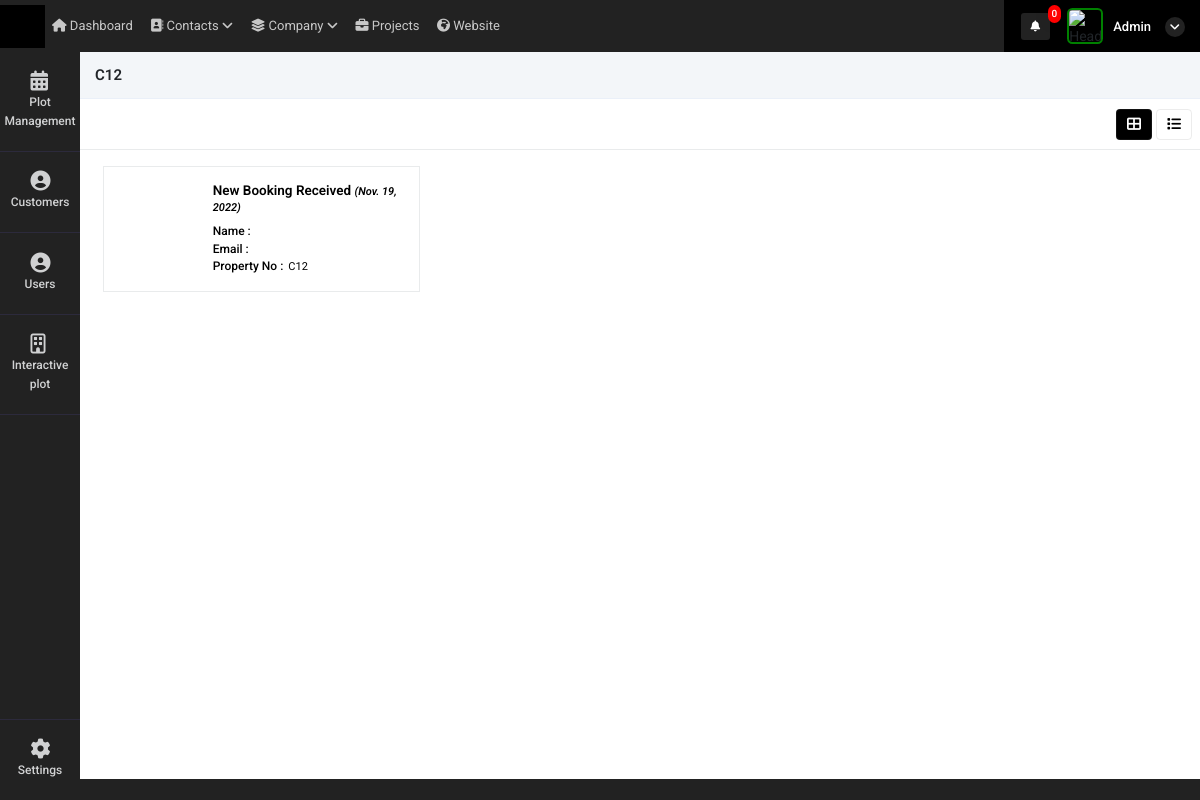
The app's page /property_booking_history?id=9682 (signed in) with its own data.
### super_admin/models.py (models this page shows, shortened)
class intractive_map(models.Model):
    Name = models.CharField(max_length=255, null=True)
    customer_id_mapping = models.ForeignKey('super_admin.Customer_details',on_delete=models.SET_NULL,related_name="intractive_map_customer_id", null=True)
    customer_id = models.CharField(max_length=255,null=True)
    Phoneno = models.CharField(max_length=255, null=True)
    UnitNo = models.IntegerField(null=True)
    UnitNo_primary = models.IntegerField(null=True)
    BlockNo = models.CharField(max_length=255, null=True)
    UnitArea = models.FloatField(max_length=255, null=True)
    LandArea = models.FloatField(max_length=255, null=True)
    UType = models.CharField(max_length=255, null=True)
    Price = models.FloatField(blank=True, null=True)
    Bank = models.CharField(max_length=255,null=True)
    Status = models.CharField(max_length=255,null=True)
    dt = models.DateField(auto_now_add=True)
    tm = models.TimeField(auto_now_add=True)
    current_status = models.CharField(max_length=255,null=True)
    attached_file = models.FileField(upload_to="property_image",null=True)
    currency = models.CharField(max_length=255,null=True,default="SAR")
    Price_currency = models.CharField(max_length=255,null=True)
    bank_relation_id = models.ForeignKey(Bank_details,on_delete=models.CASCADE,related_name="intractive_map_Bank_details_id", null=True)

class common(models.Model):  # COMM0N
    dt = models.DateField(auto_now=True)
    tm = models.TimeField(auto_now=True)
    updated = models.DateTimeField(default=timezone.now)
    status = models.CharField(max_length=255, null=True)
    class Meta:
        abstract = True

class user_request_plot(common):
    customer_id = models.ForeignKey(Customer_details,on_delete=models.CASCADE,related_name="user_request_plot_customer_id", null=True)
    auth_user = models.ForeignKey(User,on_delete=models.CASCADE,related_name="user_request_plot_login_id", null=True)
    user_id = models.ForeignKey(user_Details,on_delete=models.CASCADE,related_name="user_request_plot_user_login_id", null=True)
    property_mapping_id = models.ForeignKey(intractive_map,on_delete=models.CASCADE,related_name="user_request_plot_user_login_id", null=True)
    name = models.CharField(max_length=255,null=True)
    booking_id = models.CharField(max_length=255,null=True)
    phone = models.CharField(max_length=255,null=True)
    bank = models.CharField(max_length=255,null=True)
    manager_id = models.ForeignKey(user_Details,on_delete=models.CASCADE,related_name="user_request_plot_manager_id", null=True)
    read_status = models.IntegerField(default=0)
    booking_status = models.IntegerField(null=True)
    reset_to_availale = models.IntegerField(null=True)
    available_status = models.IntegerField(default=1)
    bank_relation_id = models.ForeignKey(Bank_details,on_delete=models.CASCADE,related_name="user_request_plot_Bank_details_id", null=True)
    customer_doc_id = models.FileField(upload_to="customer_document",null=True)
    contract_certi = models.FileField(upload_to="customer_document",null=True)
    tax_certificate  = models.FileField(upload_to="customer_document",null=True)
    other_document = models.FileField(upload_to="customer_document",null=True)
    Price = models.FloatField(blank=True, null=True)

### super_admin/views.py (the view)
# urls.py: path('property_booking_history',views.property_booking_history,name='property_booking_history'),
def property_booking_history(request):
    id = request.GET.get("id",False)
    data_pro = intractive_map.objects.get(id=id)
    data = user_request_plot.objects.filter(property_mapping_id=id)
    context = {
        'data':data,
        'data_pro':data_pro
    }
    return render(request,'super_admin/property_booking_history.html',context)

### super_admin/templatetags/notification.py (called while the page is built, shortened)
@register.filter(name='get_notifications')
def get_notifications(value,args):
    user_dat = User.objects.get(id=value.id)
    st = user_dat.is_superuser
    data_count = ''
    if st == True:
        data_count = user_request_plot.objects.filter(read_status=0).count()
    return data_count

@register.filter(name='get_loginUsernameImage')
def get_loginUsernameImage(value,args):
    user_dat = User.objects.get(id=value.id)
    st = user_dat.is_superuser
    image_url = ''
    if st == True:
        image_url = 'http://10.10.10.119:8000/static/adminicon.jpg'
    else:
        user_data = user_Details.objects.get(auth_user=value.id)
        if user_data.atatchment == '':
            image_url = 'http://10.10.10.119:8000/static/adminicon.jpg'
        else:
            image_url ='../media/'+str(user_data.atatchment)
    return image_url

@register.filter(name='get_nav_permission')
def get_nav_permission(value,args):
    user_dat = User.objects.get(id=value.id)
    st = user_dat.is_superuser
    if st == True:
        return True

@register.filter(name='get_user_type_action')
def get_user_type_action(value,args):
    user_dat = User.objects.get(id=value.id)
    st = user_dat.is_superuser
    user_data =""
    try:
        user_data = user_Details.objects.get(auth_user=user_dat)
    except:
        pass
    if st == True:
        return True
    else:
        return False

### super_admin/templates/super_admin/property_booking_history.html (shortened to what this page needs)
{% extends "super_admin/base.html" %}
{% load static %}
{% block content %}
<div class="content">
    <div class="container-fluid px-0">
        <div class="row">
            <div class="col-12 buttns">
                <h5>{{data_pro.BlockNo}}{{data_pro.UnitNo}}</h5>
            </div>
            <div class="col-md-12 contnt">
                <div class="d-flex align-items-center justify-content-between px-2">
                    <div class="col-md-4 px-0">
                    </div>
                    <div class="d-flex align-items-center">
                        <ul class="nav nav-tabs nav-ta" role="tablist">
                            <li class="nav-item mx-1">
                                <a class="nav-link kan-tab active" data-toggle="tab"
                                    href="#ho" role="tab" aria-selected="false">
                                    <i class="fas fa-th-large"></i>
                                </a>
                            </li>
                            <li class="nav-item">
                                <a class="nav-link kan-tab" data-toggle="tab"
                                    href="#pro" role="tab" aria-selected="false">
                                    <i class="fas fa-list"></i>
                                </a>
                            </li>
                        </ul>
                    </div>
                </div>
                <div class="tab-content">
                    <div class="tab-pane active" id="ho" role="tabpanel">
                        <div class='app'>
                            <main class='project1'>
                                <div class='project-tasks1 mb-1 container-fluid'>
                                    {% for i in data %}
                                    <div class='project-column mt-2'>
                                        <a style="text-decoration: none;color: black" href="booking_more_details?id={{i.id}}">
                                        <div class="customer-bx">
                                            <div class="cust-img" style="background-image: url('../media/{{i.user_id.atatchment}}');">
                                            </div>
                                            <div class="customer-content">
                                                <h5>New Booking Received <i>({{i.dt}})</i> </h5>
                                                <span class="d-flex"><h6>Name : </h6> {{i.user_id.name|title}}</span>
                                                <span class="d-flex"><h6>Email : </h6> {{i.user_id.email|title}}</span>
                                                <span class="d-flex"><h6>Property No : </h6> {{i.property_mapping_id.BlockNo}}{{i.property_mapping_id.UnitNo}}</span>
                                            </div>
                                        </div>
                                        </a>
                                    </div>
                                    {% endfor %}
                                </div>
                            </main>
                        </div>
                    </div>
                </div>
            </div>
        </div>
    </div>
</div>
{% endblock %}

### super_admin/templates/super_admin/base.html (shortened to what this page needs)
<!doctype html>
<html lang="en">
    {% load static %}
    {% load notification %}
<head>
    <link rel="stylesheet" href="{% static 'admin/css/morris.css' %}">
    <link href="{% static 'admin/css/bootstrap.min.css' %}" rel="stylesheet" type="text/css" />
    <link href="{% static 'admin/css/icons.css' %}" rel="stylesheet" type="text/css" />
    <link href="{% static 'admin/css/style.css' %}" rel="stylesheet" type="text/css" />
</head>
<body class="">
    <div id="wrapper">
        <div class="left side-menu">
            <div class="slimscroll-menu" id="remove-scroll">
                <div id="sidebar-menu" class="sidaber_menu">
                    <ul class="" id="side-menu">
                        {% if bank_nav == 1 %}
<li>    <a href="bank_master" class="splnav"> <i class="fas fa-briefcase"></i>        <p>Bank Master</p>    </a></li>
<li>    <a href="plot_view_master" class="splnav"> <i class="fas fa-briefcase"></i>        <p>Plot view Master</p>    </a></li>
{% else %}
                        {% if request.user|get_nav_permission:"plot_management" %}
                        <li>
                            <a class="splnav" href="property_management"> <i class="fa fa-calendar"></i>
                                <p>Plot Management</p>
                            </a>
                        </li>
                        {% endif %}
                        {% if request.user|get_user_type_action:"user_type" %}
                        <li>
                            <a href="customer_management" class="splnav"> <i class="fa fa-user-circle"></i>
                                <p>Customers</p>
                            </a>
                        </li>
                        {% endif %}
                        {% if request.user|get_nav_permission:"user_management" %}
                        <li>
                            <a href="user_management" class="splnav"> <i class="fa fa-user-circle"></i>
                                <p>Users</p>
                            </a>
                        </li>
                        {% endif %}
                        <li>
                            <a href="plot" class="splnav"> <i class="fa fa-building-o"></i>
                                <p>Interactive plot</p>
                            </a>
                        </li>
                        {% endif %}
                        <li class="bootm_toggle_settings_button ">
                            <a class="splnav bdr_btmnone_nav" href="profile"> <i class="fa fa-cog"></i>
                                <p>Settings</p>
                            </a>
                        </li>
                    </ul>
                </div>
            </div>
        </div>
        <div class="content-page">
            <div class="topbar">
                <div class="navbar-header">
                    <div class="d-flex">
                        <div class="binance">
                        </div>
                    </div>
                    <ul class="navbar-nav1 bg-2 col">
                        <li class="nav-item d-none d-sm-inline-block">
                            <a href="" class="nav-link"><i class="fa fa-home"></i> Dashboard</a>
                        </li>
                        <li class="nav-item d-none d-sm-inline-block">
                            <a href="" class="nav-link"><i class="fa fa-address-book"></i> Contacts <i
                                    class="a-right fa fa-angle-down"></i></a>
                        </li>
                        <li class="nav-item d-none d-sm-inline-block">
                            <a href="" class="nav-link"><i class="fas fa-layer-group"></i> Company <i
                                    class="a-right fa fa-angle-down"></i></a>
                        </li>
                        <li class="nav-item d-none d-sm-inline-block">
                            <a href="" class="nav-link"><i class="fas fa-briefcase"></i> Projects</a>
                        </li>
                        <li class="nav-item d-none d-sm-inline-block">
                            <a href="" class="nav-link"><i class="fas fa-globe-africa"></i> Website</a>
                        </li>
                    </ul>
                    <div class="d-flex align-items-center icns">
                        <div class="dropdown topbar-head-dropdown ms-1 header-item">
                            <a href="view_all_activity">
                                <i class="fas fa-bell fs-icn">
                                    <span
                                        class="position-absolute topbar-badge fs-9 translate-middle badge rounded-pill bg-red">{{ request.user|get_notifications:"sss" }}</span></i>
                                    </a>
                        </div>
                        <div class="dropdown header-item topbar-user king button-drpdown">
                            <span class="d-flex align-items-center drpdown-toggle">
                                <img class="header-profile-user" src="{{ request.user|get_loginUsernameImage:"sss" }}" alt="Header Avatar">
                                <span class="text-start ms-xl-2">
                                    <span class="d-none d-xl-inline-block ms-1 fw-medium user-name-text">  {{request.user.username|title}}</span>
                                    <i class="pro-icn fa fa-angle-down"></i>
                                </span>
                            </span>
                        </div>
                    </div>
                </div>
            </div>
            <div class="content">
                {% block content %}
                {% endblock %}
            </div>
            <footer class="footer">
                <div class="container-fluid">
                    <div class="row">
                        <div class="col-sm-6">
                        </div>
                        <div class="col-sm-6">
                        </div>
                    </div>
                </div>
            </footer>
        </div>
    </div>
</body>
</html>

### records on screen
intractive_map: BlockNo "C", UnitNo "12"
user_request_plot: dt "Nov. 19, 2022", property_mapping_id.BlockNo "C", property_mapping_id.UnitNo "12"

### other values on screen
{{ request.user|get_notifications:"sss" }} "0"
{{ request.user.username|title }} "Admin"
